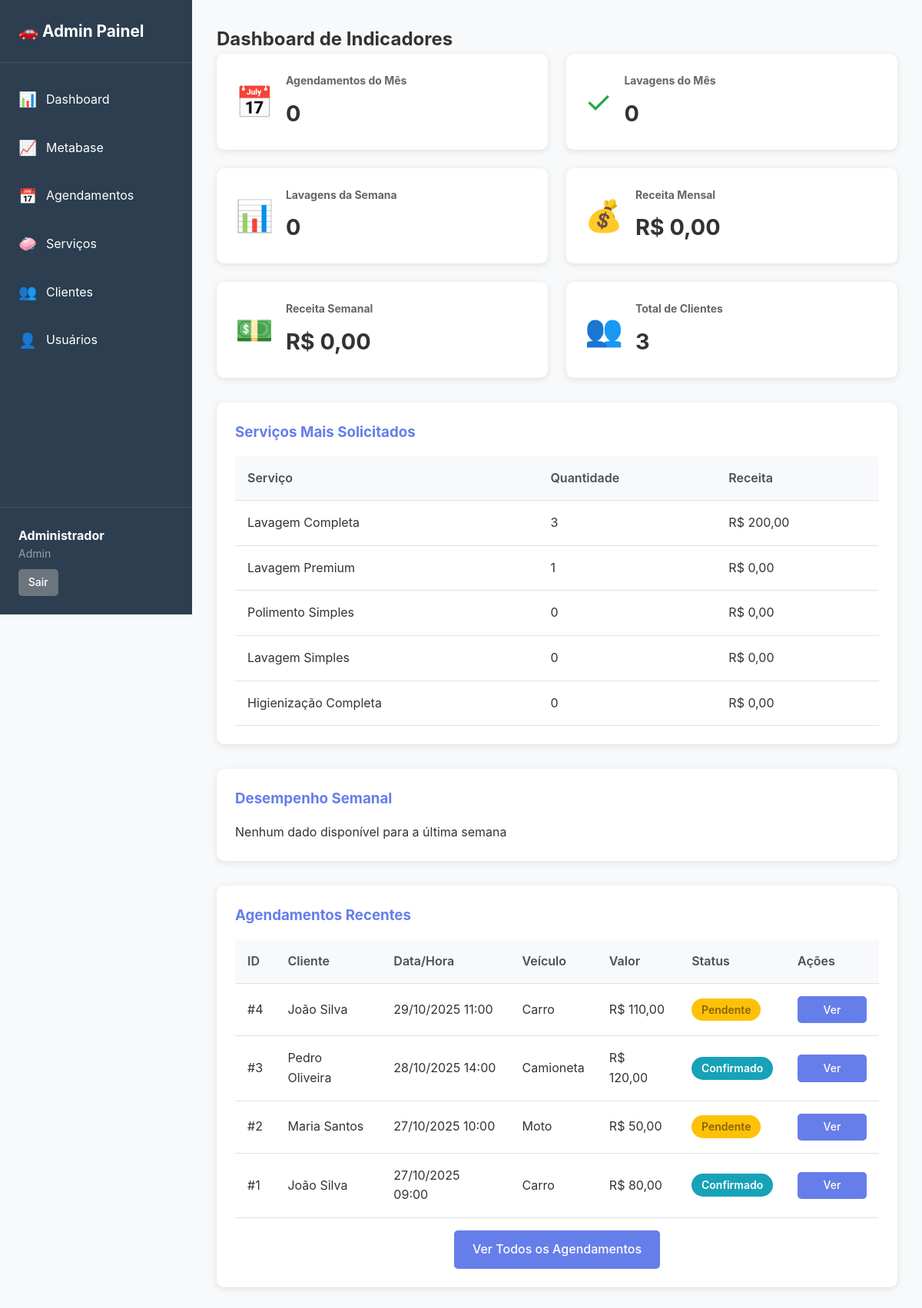
The app's page /public/admin/dashboard.php (signed in) with its own data.
### tables this page shows
CREATE TABLE agendamentos (
    id INT PRIMARY KEY AUTO_INCREMENT,
    cliente_id INT NOT NULL,
    data_agendamento DATE NOT NULL,
    hora_agendamento TIME NOT NULL,
    tipo_veiculo ENUM('moto', 'carro', 'camioneta') NOT NULL,
    placa_veiculo VARCHAR(20),
    modelo_veiculo VARCHAR(100),
    observacoes TEXT,
    valor_total DECIMAL(10,2) NOT NULL,
    status ENUM('pendente', 'confirmado', 'em_andamento', 'concluido', 'cancelado') DEFAULT 'pendente',
    data_criacao TIMESTAMP DEFAULT CURRENT_TIMESTAMP,
    data_atualizacao TIMESTAMP DEFAULT CURRENT_TIMESTAMP ON UPDATE CURRENT_TIMESTAMP,
    FOREIGN KEY (cliente_id) REFERENCES clientes(id),
    INDEX idx_cliente (cliente_id),
    INDEX idx_data (data_agendamento),
    INDEX idx_status (status),
    INDEX idx_data_hora (data_agendamento, hora_agendamento)
);

CREATE TABLE clientes (
    id INT PRIMARY KEY AUTO_INCREMENT,
    nome VARCHAR(100) NOT NULL,
    email VARCHAR(100) UNIQUE NOT NULL,
    senha VARCHAR(255) NOT NULL,
    telefone VARCHAR(20) NOT NULL,
    endereco VARCHAR(255) NOT NULL,
    cidade VARCHAR(100) NOT NULL,
    estado VARCHAR(2) NOT NULL,
    cep VARCHAR(10) NOT NULL,
    data_cadastro TIMESTAMP DEFAULT CURRENT_TIMESTAMP,
    data_atualizacao TIMESTAMP DEFAULT CURRENT_TIMESTAMP ON UPDATE CURRENT_TIMESTAMP,
    INDEX idx_email (email),
    INDEX idx_nome (nome),
    INDEX idx_telefone (telefone)
);

### app/controllers/BaseController.php (called while the page is built, shortened)
<?php
require_once __DIR__ . '/../../config/database.php';
class BaseController {
    public function __construct() {
        $database = new Database();
        $this->db = $database->getConnection();
    }
}
?>

### config/database.php (called while the page is built, shortened)
<?php
class Database {
    private $host = "localhost";
    private $db_name = "lavagem_veiculos";
    private $username = "root";
    private $password = "";
    public function getConnection() {
        $this->conn = null;
        try {
            $this->conn = new PDO(
                "mysql:host=" . $this->host . ";dbname=" . $this->db_name . ";charset=utf8mb4",
                $this->username,
                $this->password,
                array(
                    PDO::ATTR_ERRMODE => PDO::ERRMODE_EXCEPTION,
                    PDO::ATTR_DEFAULT_FETCH_MODE => PDO::FETCH_ASSOC,
                    PDO::ATTR_EMULATE_PREPARES => false
                )
            );
        } catch(PDOException $exception) {
            echo "Erro de conexão: " . $exception->getMessage();
        }
        return $this->conn;
    }
}
?>

### app/controllers/DashboardController.php (called while the page is built, shortened)
<?php
require_once __DIR__ . '/../models/Agendamento.php';
require_once __DIR__ . '/../models/Servico.php';
require_once __DIR__ . '/../models/Cliente.php';
require_once __DIR__ . '/BaseController.php';
class DashboardController extends BaseController {
    public function getResumo() {
        $ag = new Agendamento($this->db);
        $cl = new Cliente($this->db);
        return [
            'total_agendamentos_mes' => $ag->totalAgendamentosMes(),
            'total_lavagens_mes' => $ag->totalLavagensMes(),
            'total_lavagens_semana' => $ag->totalLavagensSemana(),
            'receita_mensal' => $ag->receitaMensal(),
            'receita_semanal' => $ag->receitaSemanal(),
            'total_clientes' => $cl->count(),
        ];
    }
    public function getServicosMaisSolicitados(int $limit = 5) {
        $sv = new Servico($this->db);
        $stmt = $sv->maissolicitados($limit);
        return $stmt->fetchAll(PDO::FETCH_ASSOC);
    }
    public function getAgendamentosRecentes(int $limit = 10) {
        $ag = new Agendamento($this->db);
        $stmt = $ag->readAll();
        $todos = $stmt->fetchAll(PDO::FETCH_ASSOC);
        return array_slice($todos, 0, $limit);
    }
}
?>

### app/models/Agendamento.php (called while the page is built, shortened)
<?php
require_once __DIR__ . '/../../config/database.php';
class Agendamento {
    private $conn;
    private $table_name = "agendamentos";
    public function __construct($db = null) {
        if ($db) {
            $this->conn = $db;
        } else {
            $database = new Database();
            $this->conn = $database->getConnection();
        }
    }
    public function readAll() {
        $query = "SELECT a.*, c.nome as cliente_nome, c.telefone as cliente_telefone
                  FROM " . $this->table_name . " a
                  INNER JOIN clientes c ON a.cliente_id = c.id
                  ORDER BY a.data_agendamento DESC, a.hora_agendamento DESC";
        $stmt = $this->conn->prepare($query);
        $stmt->execute();
        return $stmt;
    }
    public function totalAgendamentosMes() {
        $query = "SELECT COUNT(*) as total
                  FROM " . $this->table_name . "
                  WHERE MONTH(data_agendamento) = MONTH(CURDATE())
                  AND YEAR(data_agendamento) = YEAR(CURDATE())";
        $stmt = $this->conn->prepare($query);
        $stmt->execute();
        $row = $stmt->fetch(PDO::FETCH_ASSOC);
        return $row['total'];
    }
    public function totalLavagensMes() {
        $query = "SELECT COUNT(*) as total
                  FROM " . $this->table_name . "
                  WHERE status = 'concluido'
                  AND MONTH(data_agendamento) = MONTH(CURDATE())
                  AND YEAR(data_agendamento) = YEAR(CURDATE())";
        $stmt = $this->conn->prepare($query);
        $stmt->execute();
        $row = $stmt->fetch(PDO::FETCH_ASSOC);
        return $row['total'];
    }
    public function totalLavagensSemana() {
        $query = "SELECT COUNT(*) as total
                  FROM " . $this->table_name . "
                  WHERE status = 'concluido'
                  AND data_agendamento >= DATE_SUB(CURDATE(), INTERVAL 7 DAY)";
        $stmt = $this->conn->prepare($query);
        $stmt->execute();
        $row = $stmt->fetch(PDO::FETCH_ASSOC);
        return $row['total'];
    }
    public function receitaMensal() {
        $query = "SELECT COALESCE(SUM(valor_total), 0) as total
                  FROM " . $this->table_name . "
                  WHERE status IN ('concluido', 'confirmado')
                  AND MONTH(data_agendamento) = MONTH(CURDATE())
                  AND YEAR(data_agendamento) = YEAR(CURDATE())";
        $stmt = $this->conn->prepare($query);
        $stmt->execute();
        $row = $stmt->fetch(PDO::FETCH_ASSOC);
        return $row['total'];
    }
    public function receitaSemanal() {
        $query = "SELECT COALESCE(SUM(valor_total), 0) as total
                  FROM " . $this->table_name . "
                  WHERE status IN ('concluido', 'confirmado')
                  AND data_agendamento >= DATE_SUB(CURDATE(), INTERVAL 7 DAY)";
        $stmt = $this->conn->prepare($query);
        $stmt->execute();
        $row = $stmt->fetch(PDO::FETCH_ASSOC);
        return $row['total'];
    }
}
?>

### app/models/Cliente.php (called while the page is built, shortened)
<?php
require_once __DIR__ . '/../../config/database.php';
class Cliente {
    private $conn;
    private $table_name = "clientes";
    public function __construct($db = null) {
        if ($db) {
            $this->conn = $db;
        } else {
            $database = new Database();
            $this->conn = $database->getConnection();
        }
    }
    public function count() {
        $query = "SELECT COUNT(*) as total FROM " . $this->table_name;
        $stmt = $this->conn->prepare($query);
        $stmt->execute();
        $row = $stmt->fetch(PDO::FETCH_ASSOC);
        return $row['total'];
    }
}
?>

### config/config.php (called while the page is built, shortened)
<?php
function formatarMoeda($valor) {
    return 'R$ ' . number_format($valor, 2, ',', '.');
}
function formatarData($data) {
    return date('d/m/Y', strtotime($data));
}
?>

### app/models/Servico.php (called while the page is built, shortened)
<?php
require_once __DIR__ . '/../../config/database.php';
class Servico {
    private $conn;
    public function __construct($db = null) {
        if ($db) {
            $this->conn = $db;
        } else {
            $database = new Database();
            $this->conn = $database->getConnection();
        }
    }
    public function maissolicitados($limit = 5) {
        $query = "
            SELECT
                s.nome AS servico,
                COALESCE(SUM(ai.quantidade), 0) AS quantidade_vendida,
                COALESCE(SUM(CASE WHEN a.status IN ('confirmado','concluido') THEN ai.valor_total ELSE 0 END), 0) AS receita_total
            FROM servicos s
            LEFT JOIN agendamento_itens ai ON ai.servico_id = s.id
            LEFT JOIN agendamentos a ON a.id = ai.agendamento_id
            GROUP BY s.id, s.nome
            ORDER BY quantidade_vendida DESC, receita_total DESC
            LIMIT :limit
        ";
        $stmt = $this->conn->prepare($query);
        $stmt->bindParam(":limit", $limit, PDO::PARAM_INT);
        $stmt->execute();
        return $stmt;
    }
}
?>

### public/admin/dashboard.php (the view, shortened to what this page needs)
<?php
require_once __DIR__ . '/../../config/config.php';
require_once __DIR__ . '/../../app/controllers/DashboardController.php';
$controller = new DashboardController();
$resumo = $controller->getResumo();
$total_agendamentos_mes = $resumo['total_agendamentos_mes'];
$total_lavagens_mes = $resumo['total_lavagens_mes'];
$total_lavagens_semana = $resumo['total_lavagens_semana'];
$receita_mensal = $resumo['receita_mensal'];
$receita_semanal = $resumo['receita_semanal'];
$total_clientes = $resumo['total_clientes'];
$servicos_mais_solicitados = $controller->getServicosMaisSolicitados(5);
$dashboard_semanal = $controller->getDashboardSemanal();
$agendamentos_recentes = $controller->getAgendamentosRecentes(10);
include __DIR__ . '/../../app/views/admin/header_admin.php';
?>
<div class="admin-content">
    <h2>Dashboard de Indicadores</h2>
    <div class="dashboard-cards">
        <div class="dashboard-card card-blue">
            <div class="card-icon">📅</div>
            <div class="card-content">
                <h3>Agendamentos do Mês</h3>
                <p class="card-value"><?php echo $total_agendamentos_mes; ?></p>
            </div>
        </div>
        <div class="dashboard-card card-green">
            <div class="card-icon">✓</div>
            <div class="card-content">
                <h3>Lavagens do Mês</h3>
                <p class="card-value"><?php echo $total_lavagens_mes; ?></p>
            </div>
        </div>
        <div class="dashboard-card card-purple">
            <div class="card-icon">📊</div>
            <div class="card-content">
                <h3>Lavagens da Semana</h3>
                <p class="card-value"><?php echo $total_lavagens_semana; ?></p>
            </div>
        </div>
        <div class="dashboard-card card-orange">
            <div class="card-icon">💰</div>
            <div class="card-content">
                <h3>Receita Mensal</h3>
                <p class="card-value"><?php echo formatarMoeda($receita_mensal); ?></p>
            </div>
        </div>
        <div class="dashboard-card card-teal">
            <div class="card-icon">💵</div>
            <div class="card-content">
                <h3>Receita Semanal</h3>
                <p class="card-value"><?php echo formatarMoeda($receita_semanal); ?></p>
            </div>
        </div>
        <div class="dashboard-card card-pink">
            <div class="card-icon">👥</div>
            <div class="card-content">
                <h3>Total de Clientes</h3>
                <p class="card-value"><?php echo $total_clientes; ?></p>
            </div>
        </div>
    </div>
    <div class="dashboard-grid">
        <div class="dashboard-widget">
            <h3>Serviços Mais Solicitados</h3>
            <?php if (!empty($servicos_mais_solicitados)): ?>
                <table class="admin-table">
                    <thead>
                        <tr>
                            <th>Serviço</th>
                            <th>Quantidade</th>
                            <th>Receita</th>
                        </tr>
                    </thead>
                    <tbody>
                        <?php foreach ($servicos_mais_solicitados as $servico): ?>
                        <tr>
                            <td><?php echo htmlspecialchars($servico['servico']); ?></td>
                            <td><?php echo $servico['quantidade_vendida']; ?></td>
                            <td><?php echo formatarMoeda($servico['receita_total']); ?></td>
                        </tr>
                        <?php endforeach; ?>
                    </tbody>
                </table>
            <?php else: ?>
                <p>Nenhum dado disponível</p>
            <?php endif; ?>
        </div>
        <div class="dashboard-widget">
            <h3>Desempenho Semanal</h3>
            <?php if (!empty($dashboard_semanal)): ?>
                <table class="admin-table">
                    <thead>
                        <tr>
                            <th>Data</th>
                            <th>Agendamentos</th>
                            <th>Lavagens</th>
                            <th>Receita</th>
                        </tr>
                    </thead>
                    <tbody>
                        <?php foreach ($dashboard_semanal as $dia): ?>
                        <tr>
                            <td><?php echo formatarData($dia['data']); ?></td>
                            <td><?php echo $dia['total_agendamentos']; ?></td>
                            <td><?php echo $dia['lavagens_concluidas']; ?></td>
                            <td><?php echo formatarMoeda($dia['receita']); ?></td>
                        </tr>
                        <?php endforeach; ?>
                    </tbody>
                </table>
            <?php else: ?>
                <p>Nenhum dado disponível para a última semana</p>
            <?php endif; ?>
        </div>
    </div>
    <div class="dashboard-widget">
        <h3>Agendamentos Recentes</h3>
        <?php if (!empty($agendamentos_recentes)): ?>
            <table class="admin-table">
                <thead>
                    <tr>
                        <th>ID</th>
                        <th>Cliente</th>
                        <th>Data/Hora</th>
                        <th>Veículo</th>
                        <th>Valor</th>
                        <th>Status</th>
                        <th>Ações</th>
                    </tr>
                </thead>
                <tbody>
                    <?php foreach ($agendamentos_recentes as $ag): ?>
                    <tr>
                        <td>#<?php echo $ag['id']; ?></td>
                        <td><?php echo htmlspecialchars($ag['cliente_nome']); ?></td>
                        <td>
                            <?php echo formatarData($ag['data_agendamento']); ?>
                            <?php echo date('H:i', strtotime($ag['hora_agendamento'])); ?>
                        </td>
                        <td><?php echo ucfirst($ag['tipo_veiculo']); ?></td>
                        <td><?php echo formatarMoeda($ag['valor_total']); ?></td>
                        <td>
                            <span class="status-badge status-<?php echo $ag['status']; ?>">
                                <?php
                                $status_texto = [
                                    'pendente' => 'Pendente',
                                    'confirmado' => 'Confirmado',
                                    'em_andamento' => 'Em Andamento',
                                    'concluido' => 'Concluído',
                                    'cancelado' => 'Cancelado'
                                ];
                                echo $status_texto[$ag['status']] ?? $ag['status'];
                                ?>
                            </span>
                        </td>
                        <td>
                            <a href="agendamentos.php?id=<?php echo $ag['id']; ?>" class="btn btn-sm">Ver</a>
                        </td>
                    </tr>
                    <?php endforeach; ?>
                </tbody>
            </table>
            <div class="widget-footer">
                <a href="agendamentos.php" class="btn btn-primary">Ver Todos os Agendamentos</a>
            </div>
        <?php else: ?>
            <p>Nenhum agendamento encontrado</p>
        <?php endif; ?>
    </div>
</div>
<?php include __DIR__ . '/../../app/views/admin/footer_admin.php'; ?>

### records on screen
agendamentos: id "4", cliente.nome "João Silva", data_agendamento "29/10/2025", hora_agendamento "11:00", tipo_veiculo "Carro", valor_total "R$ 110,00", status "Pendente"
agendamentos: id "3", cliente.nome "Pedro Oliveira", data_agendamento "28/10/2025", hora_agendamento "14:00", tipo_veiculo "Camioneta", valor_total "R$ 120,00", status "Confirmado"
agendamentos: id "2", cliente.nome "Maria Santos", data_agendamento "27/10/2025", hora_agendamento "10:00", tipo_veiculo "Moto", valor_total "R$ 50,00", status "Pendente"
agendamentos: id "1", cliente.nome "João Silva", data_agendamento "27/10/2025", hora_agendamento "09:00", tipo_veiculo "Carro", valor_total "R$ 80,00", status "Confirmado"

### other values on screen
$_SESSION['admin_nome'] "Administrador"
$_SESSION['admin_tipo'] "Admin"
$total_agendamentos_mes "0"
$total_lavagens_mes "0"
$total_lavagens_semana "0"
formatarMoeda($receita_mensal) "R$ 0,00"
formatarMoeda($receita_semanal) "R$ 0,00"
$total_clientes "3"
$servico['servico'] "Lavagem Completa"
$servico['quantidade_vendida'] "3"
formatarMoeda($servico['receita_total']) "R$ 200,00"
$servico['servico'] "Lavagem Premium"
$servico['quantidade_vendida'] "1"
formatarMoeda($servico['receita_total']) "R$ 0,00"
$servico['servico'] "Polimento Simples"
